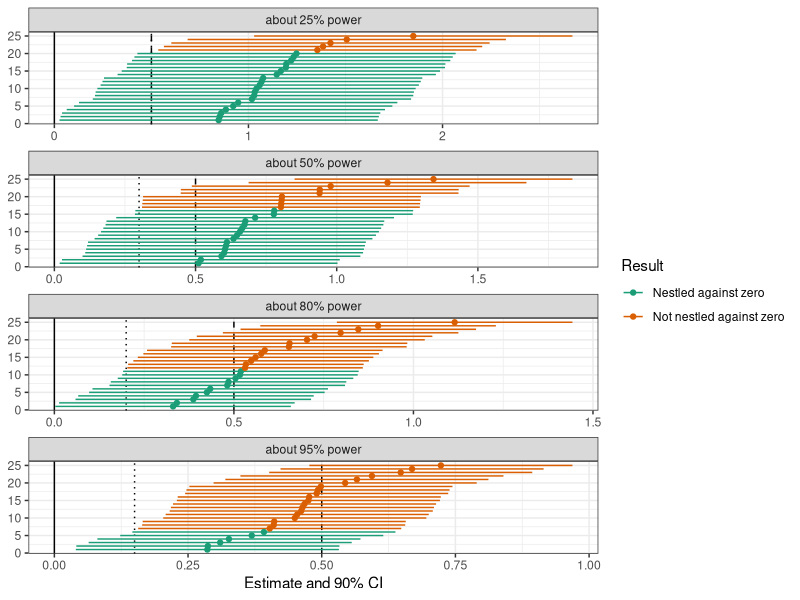
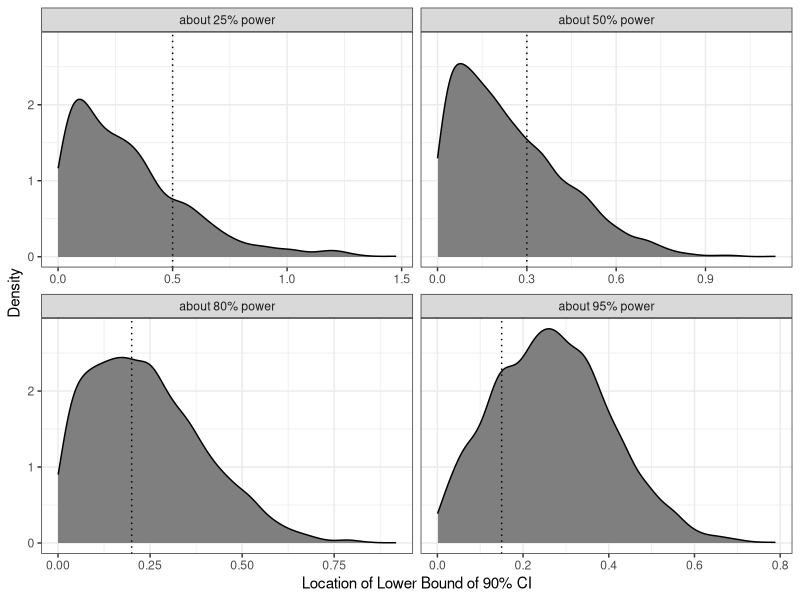

Write R code to recreate these figures, in order.
## ---- chunk 1

# load packages
library(tidyverse)

set.seed(20230525)

# create a parameter for the true effect
true_effect <- 0.5 # just assumed by me

# create a data frame of standard errors (with approximate power)
se_df <- tribble(
  ~se,    ~pwr,
  0.5,    "about 25% power",
  0.3,    "about 50% power",
  0.2,    "about 80% power",
  0.15,   "about 95% power"
)

# create function to simulate estimates for each standard error
simulate_estimates <- function(se, pwr) {
  tibble(
    est = rnorm(n_cis, mean = true_effect, sd = se),
    se = se,
    pwr = pwr
  )
}

# simulate the estimates, compute the confidence intervals, and wrangle
n_cis <- 5000  # the number of cis to create
ci_df <- se_df %>%
  # simulate estimates
  pmap(simulate_estimates) %>%
  list_rbind() %>%
  # compute confidence intervals
  mutate(lwr = est - 1.64*se, 
         upr = est + 1.64*se) %>%
  # summarize the location of the confidence interval
  mutate(result = case_when(lwr < 0 ~ "Not significant",
                            lwr < se ~ "Nestled against zero",
                            lwr >= se~ "Not nestled against zero"))
## ---- chunk 2
# confirm power calculations
ci_df %>%
  group_by(se, pwr) %>%
  summarize(sim_pwr = 1 - mean(result == "Not significant"),
            sim_pwr = scales::percent(sim_pwr, accuracy = 1)) %>%
    select(SE = se, 
         Power = pwr,
         `Percent Significant` = sim_pwr) %>%
  kableExtra::kable(format = "markdown")
## ---- chunk 3
#| fig-alt: "Four stacked panels, one per power level (25%, 50%, 80%, 95%), each showing 25 simulated 90% confidence intervals as horizontal error bars ordered by estimate. A solid vertical line marks zero, a dotted line marks one standard error above zero, and a dashed line marks the true effect of 0.5. Intervals are colored orange when their lower bound clears one standard error above zero and green when it does not. In the 25%-power panel almost every interval is green (nestled against zero); in the 95%-power panel almost every interval is orange (not nestled), showing that well-powered studies produce confidence intervals that sit further from zero."

gg_df <- ci_df %>%
  filter(lwr > 0) %>% # apply significance filter 
  # sample 25 intervals (from those that are significant)
  group_by(se, pwr) %>%
  slice_sample(n = 25) %>%
  # create id (ordered by estimate value)
  group_by(se, pwr) %>%
  arrange(est) %>%
  mutate(ci_id = 1:n())
  
ggplot(gg_df, aes(x = est, xmin = lwr, xmax = upr, y = ci_id,
                    color = result)) + 
  facet_wrap(vars(pwr), ncol = 1, scales = "free_x") + 
  geom_vline(data = se_df, aes(xintercept = se), linetype = "dotted") +
  geom_vline(xintercept = 0) + 
  geom_vline(xintercept = true_effect, linetype = "dashed") + 
  geom_errorbarh(height = 0) + 
  geom_point() + 
  scale_color_brewer(type = "qual", palette = 2) + 
  theme_bw() + 
  labs(x = "Estimate and 90% CI",
       y = NULL,
       color = "Result")
## ---- chunk 4
#| fig-alt: "Four density plots, one per power level (25%, 50%, 80%, 95%), showing the distribution of the lower bound of the 90% confidence interval among significant estimates. A dotted vertical line marks one standard error above zero in each panel. At 25% power the density piles up just to the right of zero (nestled against zero); as power rises to 95% the density shifts further to the right, away from the dotted line."

gg_df <- ci_df %>%
  filter(lwr > 0) # apply significance filter
ggplot(gg_df, aes(x = lwr)) + 
  facet_wrap(vars(pwr), scales = "free_x") + 
  geom_density(fill = "grey50") + 
  geom_vline(data = se_df, aes(xintercept = se), linetype = "dotted") + 
  theme_bw() + 
  labs(x = "Location of Lower Bound of 90% CI",
       y = "Density",
       color = "Power")
## ---- chunk 5
ci_df %>%
  group_by(se, pwr, result) %>%
  summarize(frac = n()/n_cis, .groups = "drop") %>%
  pivot_wider(names_from = result, values_from = frac) %>%
  mutate(`Nestled, given significant` = `Nestled against zero`/(1 - `Not significant`),
         `Not nestled, given significant` = `Not nestled against zero`/(1 - `Not significant`)) %>%
  select(SE = se, 
         Power = pwr,
         `Not significant`,
         `Nestled against zero`,
         `Not nestled against zero`,
         `Nestled, given significant`,
         `Not nestled, given significant`) %>%
  mutate(across(`Not significant`:`Not nestled, given significant`, ~ scales::percent(., accuracy = 1))) %>%
  kableExtra::kable()
